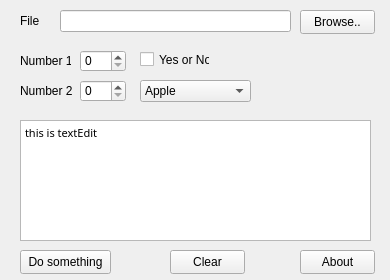
<ui version="4.0" >
 <class>myQtAppDLG</class>
 <widget class="QWidget" name="myQtAppDLG" >
  <property name="geometry" >
   <rect>
    <x>0</x>
    <y>0</y>
    <width>390</width>
    <height>280</height>
   </rect>
  </property>
  <property name="minimumSize" >
   <size>
    <width>390</width>
    <height>280</height>
   </size>
  </property>
  <property name="maximumSize" >
   <size>
    <width>390</width>
    <height>280</height>
   </size>
  </property>
  <property name="windowTitle" >
   <string>My first Qt GUI App</string>
  </property>
  <widget class="QLabel" name="label" >
   <property name="geometry" >
    <rect>
     <x>20</x>
     <y>50</y>
     <width>51</width>
     <height>21</height>
    </rect>
   </property>
   <property name="text" >
    <string>Number 1</string>
   </property>
  </widget>
  <widget class="QLabel" name="label_2" >
   <property name="geometry" >
    <rect>
     <x>20</x>
     <y>80</y>
     <width>61</width>
     <height>21</height>
    </rect>
   </property>
   <property name="text" >
    <string>Number 2</string>
   </property>
  </widget>
  <widget class="QLabel" name="label_3" >
   <property name="geometry" >
    <rect>
     <x>20</x>
     <y>10</y>
     <width>31</width>
     <height>21</height>
    </rect>
   </property>
   <property name="sizePolicy" >
    <sizepolicy>
     <hsizetype>0</hsizetype>
     <vsizetype>0</vsizetype>
     <horstretch>0</horstretch>
     <verstretch>0</verstretch>
    </sizepolicy>
   </property>
   <property name="text" >
    <string>File</string>
   </property>
  </widget>
  <widget class="QPushButton" name="pushButton_do" >
   <property name="geometry" >
    <rect>
     <x>20</x>
     <y>250</y>
     <width>91</width>
     <height>24</height>
    </rect>
   </property>
   <property name="text" >
    <string>Do something</string>
   </property>
  </widget>
  <widget class="QPushButton" name="pushButton_clear" >
   <property name="geometry" >
    <rect>
     <x>170</x>
     <y>250</y>
     <width>75</width>
     <height>24</height>
    </rect>
   </property>
   <property name="text" >
    <string>Clear</string>
   </property>
  </widget>
  <widget class="QPushButton" name="pushButton_about" >
   <property name="geometry" >
    <rect>
     <x>300</x>
     <y>250</y>
     <width>75</width>
     <height>24</height>
    </rect>
   </property>
   <property name="text" >
    <string>About</string>
   </property>
  </widget>
  <widget class="QSpinBox" name="spinBox2" >
   <property name="geometry" >
    <rect>
     <x>80</x>
     <y>80</y>
     <width>46</width>
     <height>22</height>
    </rect>
   </property>
  </widget>
  <widget class="QTextEdit" name="textEdit" >
   <property name="geometry" >
    <rect>
     <x>20</x>
     <y>120</y>
     <width>351</width>
     <height>121</height>
    </rect>
   </property>
   <property name="html" >
    <string>&lt;html>&lt;head>&lt;meta name="qrichtext" content="1" />&lt;style type="text/css">
p, li { white-space: pre-wrap; }
&lt;/style>&lt;/head>&lt;body style=" font-family:MS Shell Dlg 2; font-size:8.25pt; font-weight:400; font-style:normal; text-decoration:none;">
&lt;p style=" margin-top:0px; margin-bottom:0px; margin-left:0px; margin-right:0px; -qt-block-indent:0; text-indent:0px; font-family:MS; font-size:8pt;">this is textEdit&lt;/p>&lt;/body>&lt;/html></string>
   </property>
  </widget>
  <widget class="QSpinBox" name="spinBox1" >
   <property name="geometry" >
    <rect>
     <x>80</x>
     <y>50</y>
     <width>46</width>
     <height>22</height>
    </rect>
   </property>
  </widget>
  <widget class="QCheckBox" name="checkBox" >
   <property name="geometry" >
    <rect>
     <x>140</x>
     <y>50</y>
     <width>70</width>
     <height>19</height>
    </rect>
   </property>
   <property name="text" >
    <string>Yes or No</string>
   </property>
  </widget>
  <widget class="QPushButton" name="pushButton_browse" >
   <property name="geometry" >
    <rect>
     <x>300</x>
     <y>10</y>
     <width>75</width>
     <height>24</height>
    </rect>
   </property>
   <property name="sizePolicy" >
    <sizepolicy>
     <hsizetype>0</hsizetype>
     <vsizetype>0</vsizetype>
     <horstretch>0</horstretch>
     <verstretch>0</verstretch>
    </sizepolicy>
   </property>
   <property name="text" >
    <string>Browse..</string>
   </property>
  </widget>
  <widget class="QComboBox" name="comboBox" >
   <property name="geometry" >
    <rect>
     <x>140</x>
     <y>80</y>
     <width>111</width>
     <height>22</height>
    </rect>
   </property>
   <item>
    <property name="text" >
     <string>Apple</string>
    </property>
   </item>
   <item>
    <property name="text" >
     <string>Banana</string>
    </property>
   </item>
   <item>
    <property name="text" >
     <string>Orange</string>
    </property>
   </item>
   <item>
    <property name="text" >
     <string>Whatever</string>
    </property>
   </item>
  </widget>
  <widget class="QLineEdit" name="lineEdit" >
   <property name="geometry" >
    <rect>
     <x>60</x>
     <y>10</y>
     <width>231</width>
     <height>22</height>
    </rect>
   </property>
  </widget>
 </widget>
 <resources/>
 <connections/>
</ui>
